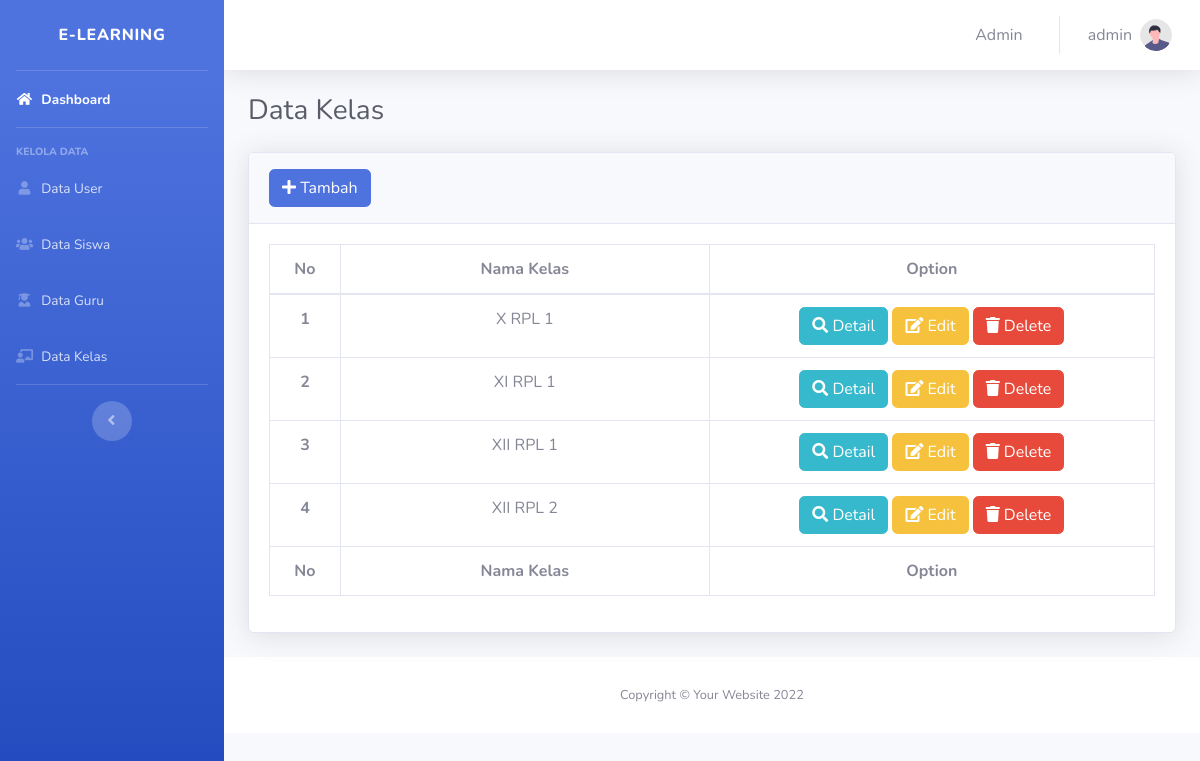
The app's page /admin/data-kelas.php (signed in) with its own data.
### tables this page shows
CREATE TABLE `user` (
  `id` int(11) NOT NULL,
  `username` varchar(100) NOT NULL,
  `password` varchar(100) NOT NULL,
  `level` varchar(50) NOT NULL
);

CREATE TABLE `kelas` (
  `id` int(11) NOT NULL,
  `nama_kelas` varchar(50) NOT NULL
);

### admin/data-kelas.php (the view, shortened to what this page needs)
<?php
require '../koneksi.php';
if (!isset($_SESSION['admin'])) {
    header('location:login.php');
} else {
    $username = $_SESSION['admin'];
}
$sql = mysqli_query($conn, "SELECT * FROM user WHERE username = '$username' ");
$data = mysqli_fetch_assoc($sql);
?>
<!DOCTYPE html>
<html lang="en">
<head>
    <?php
    include '../layout/heading.php';
    ?>
</head>
<body id="page-top">
    <div id="wrapper">
        <?php
        include './sidebar.php';
        ?>
        <div id="content-wrapper" class="d-flex flex-column">
            <div id="content">
                <?php
                include 'navbar.php';
                ?>
                <div class="container-fluid" style="min-height: 450px;">
                    <h1 class="h3 mb-4 text-gray-800">Data Kelas</h1>
                    <div class="card shadow mb-4">
                        <div class="card-header py-3">
                            <a href="./create.php?cek=kelas" class="btn btn-primary"><i class="fas fa-plus"></i> Tambah</a>
                        </div>
                        <div class="card-body">
                            <div class="table-responsive">
                                <table class="table table-bordered text-center" id="dataTable" width="100%" cellspacing="0">
                                    <thead class="">
                                        <tr>
                                            <th>No</th>
                                            <th class="col-5">Nama Kelas</th>
                                            <th>Option</th>
                                        </tr>
                                    </thead>
                                    <tfoot class="">
                                        <tr>
                                            <th>No</th>
                                            <th>Nama Kelas</th>
                                            <th>Option</th>
                                        </tr>
                                    </tfoot>
                                    <tbody class="">
                                        <?php
                                        $no = 0;
                                        $sql = mysqli_query($conn, "SELECT * FROM kelas ORDER BY nama_kelas ASC");
                                        while ($data = mysqli_fetch_assoc($sql)) {
                                            $no++;
                                        ?>
                                            <tr class="col">
                                                <th scope="row" class="text-center"><?= $no ?></th>
                                                <td><?= $data['nama_kelas'] ?></td>
                                                <td>
                                                    <a href="./detail.php?detail=kelas&nama=<?= $data['nama_kelas'] ?>" class="btn btn-info"><i class="fas fa-search"></i> Detail</a>
                                                    <a href="./edit.php?cek=kelas&nama=<?= $data['nama_kelas'] ?>" class="btn btn-warning"><i class="fas fa-edit"></i> Edit</a>
                                                    <a href="./delete.php?kelas=<?= $data['nama_kelas'] ?>" class="btn btn-danger"><i class="fas fa-trash"></i> Delete</a>
                                                </td>
                                            </tr>
                                        <?php
                                        }
                                        ?>
                                    </tbody>
                                </table>
                            </div>
                        </div>
                    </div>
                </div>
                <footer class="sticky-footer bg-white">
                    <div class="container my-auto">
                        <div class="copyright text-center my-auto">
                            <span>Copyright &copy; Your Website <?= date('Y') ?></span>
                        </div>
                    </div>
                </footer>
            </div>
        </div>
</body>
</html>

### admin/navbar.php (shortened to what this page needs)
<nav class="navbar navbar-expand navbar-light bg-white topbar mb-4 static-top shadow">
    <ul class="navbar-nav ml-auto">
        <li class="nav-item dropdown no-arrow">
            <div class="nav-link">
                <span class="mr-2 d-none d-inline text-gray-600"> <?= $data['level'] ?> </span>
            </div>
        </li>
        <li class="nav-item dropdown no-arrow">
            <a class="nav-link dropdown-toggle" href="#" id="userDropdown" role="button" data-toggle="dropdown" aria-haspopup="true" aria-expanded="false">
                <span class="mr-2 d-none d-inline text-gray-600"> <?= $data['username'] ?> </span>
                <img class="img-profile rounded-circle" src="../layout/img/undraw_profile.svg">
            </a>
        </li>
    </ul>
</nav>

### records on screen
user: level "Admin", username "admin"
kelas: nama_kelas "X RPL 1"
kelas: nama_kelas "XI RPL 1"
kelas: nama_kelas "XII RPL 1"
kelas: nama_kelas "XII RPL 2"
